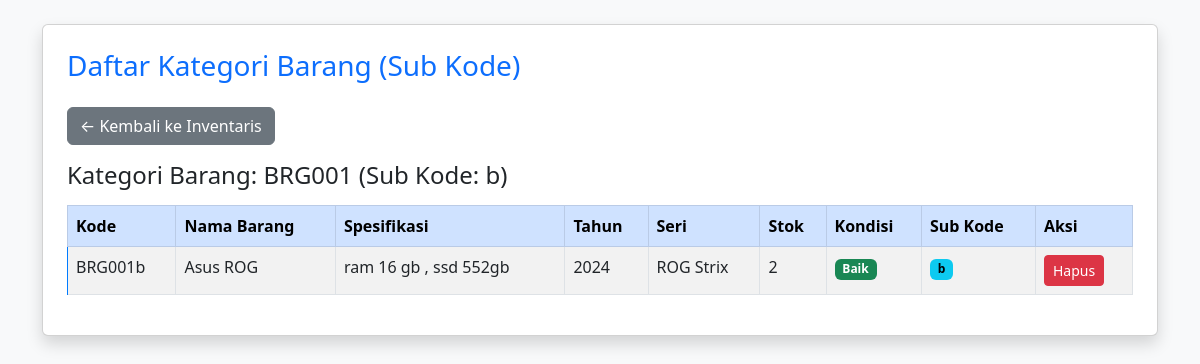
The app's page /kategori-barang.php with its own data.
### tables this page shows
CREATE TABLE `inventaris` (
  `id` int(11) NOT NULL,
  `nama` varchar(100) NOT NULL,
  `spek` text NOT NULL,
  `tahun` int(11) NOT NULL,
  `seri` varchar(100) NOT NULL,
  `gambar` varchar(100) NOT NULL,
  `stok` int(11) NOT NULL,
  `rusak` tinyint(1) NOT NULL,
  `sub_kode` varchar(100) NOT NULL
);

### kategori-barang.php (the view, shortened to what this page needs)
<?php
include 'koneksi.php';
$barang_query = $koneksi->query("SELECT * FROM inventaris WHERE sub_kode != '' ORDER BY sub_kode ASC, id ASC");
$barang_groups = [];
while ($barang = $barang_query->fetch_assoc()) {
    $kategori = $barang['sub_kode'];
    $barang_groups[$kategori][] = $barang;
}
?>
<!DOCTYPE html>
<html lang="id">
<head>
    <link href="https://cdn.jsdelivr.net/npm/bootstrap@5.3.0/dist/css/bootstrap.min.css" rel="stylesheet">
</head>
<body class="bg-light p-4">
<div class="container">
    <div class="card shadow p-4">
        <h3 class="mb-4 text-primary">Daftar Kategori Barang (Sub Kode)</h3>
        <div class="mb-3">
            <a href="daftar-inventaris-barang.php" class="btn btn-secondary">← Kembali ke Inventaris</a>
        </div>
        <?php
        foreach ($barang_groups as $kategori_group_key => $barang_list):
            preg_match('/^(BRG\d{3})/', $kategori_group_key, $matches);
            $kode_kategori_display = $matches[1] ?? 'N/A';
            $sub_kode_title_display = substr($kategori_group_key, -1);
        ?>
            <h4 class="mb-3">Kategori Barang: <?= htmlspecialchars($kode_kategori_display) ?> (Sub Kode: <?= htmlspecialchars($sub_kode_title_display) ?>)</h4>
            <div class="table-responsive"> <table class="table table-bordered table-striped">
                    <thead class="table-primary">
                    <tr>
                        <th>Kode</th>
                        <th>Nama Barang</th>
                        <th>Spesifikasi</th>
                        <th>Tahun</th>
                        <th>Seri</th>
                        <th>Stok</th>
                        <th>Kondisi</th>
                        <th>Sub Kode</th>
                        <th>Aksi</th>
                    </tr>
                    </thead>
                    <tbody>
                    <?php foreach ($barang_list as $row):
                        $full_sub_kode_from_db = $row['sub_kode'];
                        $kode_display = htmlspecialchars($full_sub_kode_from_db);
                        $sub_kode_display = htmlspecialchars(substr($full_sub_kode_from_db, -1));
                        $kondisi = $row['rusak'] == 1 ? 'Rusak' : 'Baik';
                    ?>
                        <tr class="category-item">
                            <td><?= $kode_display ?></td>
                            <td><?= htmlspecialchars($row['nama']) ?></td>
                            <td><?= htmlspecialchars($row['spek']) ?></td>
                            <td><?= htmlspecialchars($row['tahun']) ?></td>
                            <td><?= htmlspecialchars($row['seri']) ?></td>
                            <td><?= htmlspecialchars($row['stok']) ?></td>
                            <td>
                                <span class="badge bg-<?= $row['rusak'] == 1 ? 'danger' : 'success' ?>">
                                    <?= htmlspecialchars($kondisi) ?>
                                </span>
                            </td>
                            <td>
                                <span class="badge bg-info"><?= $sub_kode_display ?></span>
                            </td>
                            <td>
                                <a href="hapus_kategori.php?id=<?= $row['id'] ?>" class="btn btn-danger btn-sm" onclick="return confirm('Yakin ingin menghapus data ini?')">Hapus</a>
                            </td>
                        </tr>
                    <?php endforeach; ?>
                    </tbody>
                </table>
            </div> <?php
        endforeach; ?>
    </div>
</div>
</body>
</html>

### kategori-barang.php (style rules this page uses)
.category-item { background-color: #f9f9f9; border-left: 5px solid #007bff; }
.badge.bg-info { background-color: #0dcaf0 !important; color: #000 !important; }

### records on screen
inventaris: sub_kode "BRG001b", nama "Asus ROG", spek "ram 16 gb , ssd 552gb", tahun "2024", seri "ROG Strix", stok "2", rusak "Baik", sub_kode "b"

### other values on screen
$kode_kategori_display "BRG001"
$sub_kode_title_display "b"
